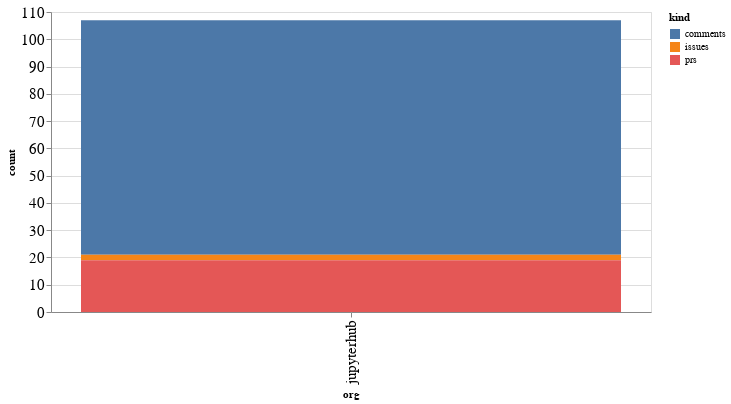

Notebook code for this chart:
### Code cell
alt.Chart(org_summaries, width=600).mark_bar().encode(
    x='org',
    y='count',
    color='kind',
    tooltip="org"
)

### Figure 1 — Vega-Lite specification as saved in the notebook (floating-point values rounded to 4 significant figures)
{"config": {"axisLeft": {"labelFontSize": 15}, "axisBottom": {"labelFontSize": 15}}, "data": {"name": "data-6ff296ac64cfa90a652529c346af4793"}, "mark": "bar", "encoding": {"color": {"type": "nominal", "field": "kind"}, "tooltip": {"type": "nominal", "field": "org"}, "x": {"type": "nominal", "field": "org"}, "y": {"type": "quantitative", "field": "count"}}, "width": 600, "$schema": "https://vega.github.io/schema/vega-lite/v4.8.1.json", "datasets": {"data-6ff296ac64cfa90a652529c346af4793": [{"org": "jupyterhub", "kind": "comments", "count": 86}, {"org": "jupyterhub", "kind": "issues", "count": 2}, {"org": "jupyterhub", "kind": "prs", "count": 19}]}}
